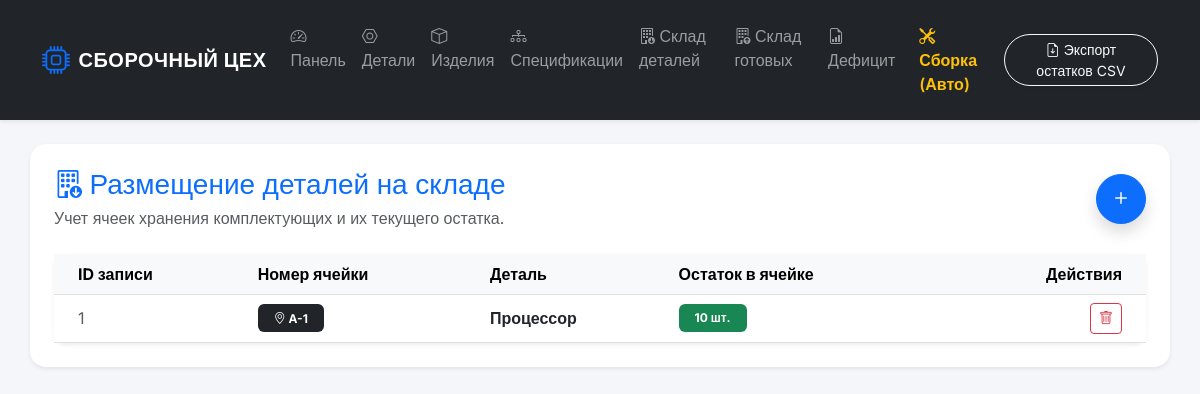
/part_cells, run on an earlier commit of the app's database.
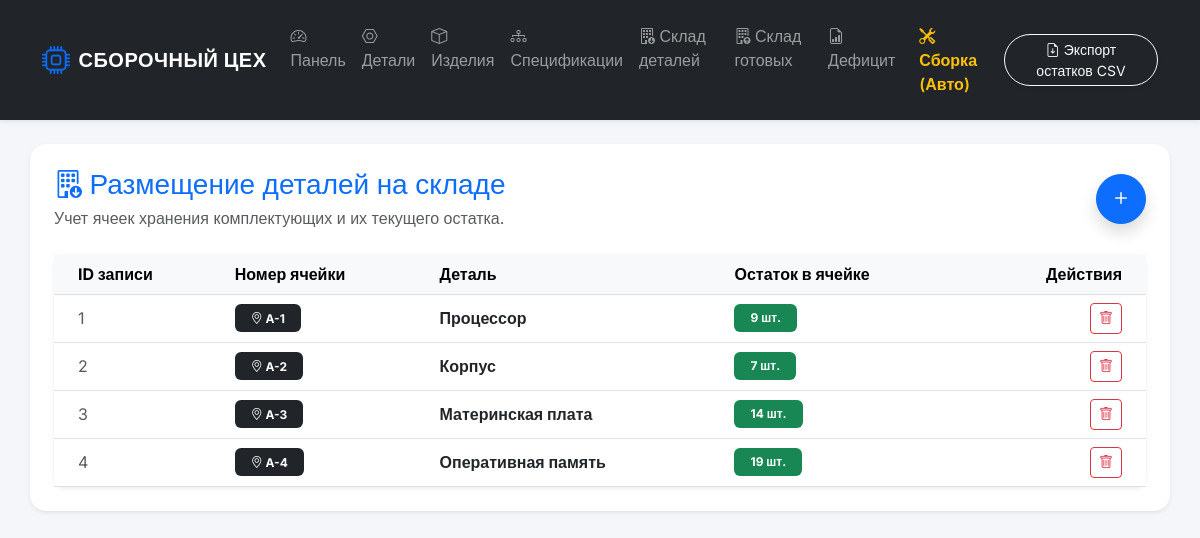
And on a later commit of the database.
### tables this page shows
CREATE TABLE part_warehouse_cell (
        id_part_cell INTEGER PRIMARY KEY AUTOINCREMENT,
        cell_number TEXT NOT NULL,
        part_id INTEGER,
        quantity_stored INTEGER DEFAULT 0,
        FOREIGN KEY (part_id) REFERENCES part (id_part) ON DELETE CASCADE
    );

CREATE TABLE part (
        id_part INTEGER PRIMARY KEY AUTOINCREMENT,
        name TEXT NOT NULL,
        article TEXT NOT NULL
    );

### app.py (the view)
@app.route('/part_cells', methods=['GET', 'POST'])
def part_cells():
    conn = get_db_connection()
    if request.method == 'POST':
        conn.execute('INSERT INTO part_warehouse_cell (cell_number, part_id, quantity_stored) VALUES (?, ?, ?)',
                     (request.form['cell_number'], request.form['part_id'], request.form['quantity_stored']))
        conn.commit()
        flash('Детали добавлены в ячейку склада!', 'success')
        return redirect(url_for('part_cells'))
    data = conn.execute('''
        SELECT c.*, p.name as part_name
        FROM part_warehouse_cell c
        JOIN part p ON c.part_id = p.id_part
    ''').fetchall()
    parts_list = conn.execute('SELECT * FROM part').fetchall()
    conn.close()
    return render_template('part_cells.html', data=data, parts=parts_list)

### app.py (called while the page is built)
def get_db_connection():
    conn = sqlite3.connect('database.db')
    conn.row_factory = sqlite3.Row
    return conn

### templates/part_cells.html (shortened to what this page needs)
{% extends 'base.html' %}
{% block content %}
<div class="d-flex justify-content-between align-items-center mb-4">
    <div>
        <h3 class="mb-1 text-primary"><i class="bi bi-building-down"></i> Размещение деталей на складе</h3>
        <p class="text-muted mb-0">Учет ячеек хранения комплектующих и их текущего остатка.</p>
    </div>
    <button class="btn btn-primary rounded-circle shadow" data-bs-toggle="modal" data-bs-target="#addPartCellModal" style="width: 50px; height: 50px; font-size: 24px; line-height: 1;">
        <i class="bi bi-plus"></i>
    </button>
</div>
<div class="card border-0 shadow-sm">
    <div class="card-body p-0">
        <div class="table-responsive">
            <table class="table table-hover align-middle mb-0">
                <thead class="table-light text-secondary">
                    <tr>
                        <th class="ps-4">ID записи</th>
                        <th>Номер ячейки</th>
                        <th>Деталь</th>
                        <th>Остаток в ячейке</th>
                        <th class="text-end pe-4">Действия</th>
                    </tr>
                </thead>
                <tbody>
                    {% for row in data %}
                    <tr>
                        <td class="ps-4 text-muted">{{ row.id_part_cell }}</td>
                        <td><span class="badge bg-dark py-2 px-3 fw-bold"><i class="bi bi-geo-alt"></i> {{ row.cell_number }}</span></td>
                        <td><strong>{{ row.part_name }}</strong></td>
                        <td>
                            {% if row.quantity_stored > 0 %}
                            <span class="badge bg-success py-2 px-3">{{ row.quantity_stored }} шт.</span>
                            {% else %}
                            <span class="badge bg-danger py-2 px-3">Пусто</span>
                            {% endif %}
                        </td>
                        <td class="text-end pe-4">
                            <a href="/delete_part_cell/{{ row.id_part_cell }}" class="btn btn-sm btn-outline-danger" onclick="return confirm('Удалить эту ячейку хранения?');">
                                <i class="bi bi-trash"></i>
                            </a>
                        </td>
                    </tr>
                    {% else %}
                    <tr>
                        <td colspan="5" class="text-center py-4 text-muted">На складе деталей пока ничего не размещено. Нажмите "+", чтобы положить деталь.</td>
                    </tr>
                    {% endfor %}
                </tbody>
            </table>
        </div>
    </div>
</div>
{% endblock %}

What changed in the data, as far as the page shows it:
changed part_warehouse_cell "Процессор": quantity_stored "10" → "9"
added part_warehouse_cell: id_part_cell "2", cell_number "A-2", part_name "Корпус", quantity_stored "7"
added part_warehouse_cell: id_part_cell "3", cell_number "A-3", part_name "Материнская плата", quantity_stored "14"
added part_warehouse_cell: id_part_cell "4", cell_number "A-4", part_name "Оперативная память", quantity_stored "19"
